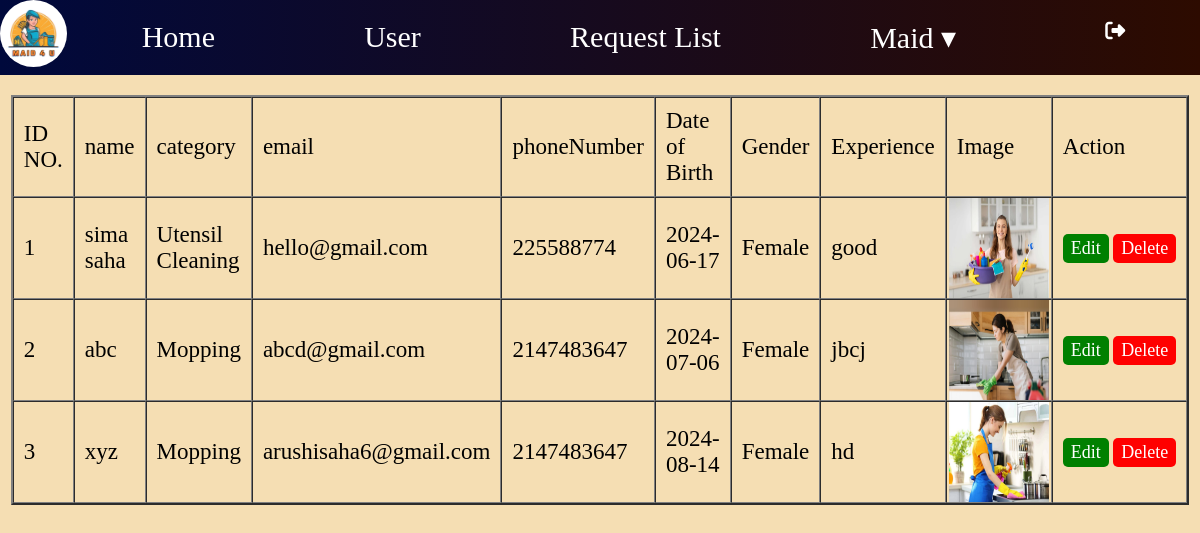
Page /maid_hiring/myadmin/maid_edit.php on the committed database.
### tables this page shows
CREATE TABLE `tblmaid` (
  `id` int(11) NOT NULL,
  `fullname` varchar(250) DEFAULT NULL,
  `category` varchar(250) NOT NULL,
  `email` varchar(250) DEFAULT NULL,
  `phoneNumber` int(10) DEFAULT NULL,
  `dob` date DEFAULT NULL,
  `gender` varchar(20) DEFAULT NULL,
  `ex` varchar(250) DEFAULT NULL,
  `image` varchar(250) DEFAULT NULL
);

### maid_hiring/myadmin/maid_edit.php (the view, shortened to what this page needs)
<?php
include_once('./adhead.php');
	$servername = "localhost";
	$database = "mhmsdb";
	$username = "root";
	$password = "";
	$conn = new mysqli($servername, $username, $password,$database);
	$sql = "SELECT * FROM tblmaid";
	$result = $conn->query($sql);
	if ($result->num_rows > 0) {?>
	<table border='2px' cellspacing='0'  class='table' width='80%'>
		<tr>
		 <td>ID NO.</td>
		 <td>name</td>
         <td>category</td>
		 <td>email</td>
         <td>phoneNumber</td>
         <td>Date of Birth</td>
         <td>Gender</td>
         <td>Experience</td>
		 <td>Image</td>
		 <td>Action</td>
		 </tr>
	<?php $k = 1;
	while($row = $result->fetch_assoc()) { ?>
		<tr>
		 <td><?php echo $k++;?></td>
		 <td><?php echo $row['fullname'];?></td>
         <td><?php echo $row['category'];?></td>
		 <td><?php echo $row['email'];?></td>
         <td><?php echo $row['phoneNumber'];?></td>
         <td><?php echo $row['dob'];?></td>
         <td><?php echo $row['gender'];?></td>
         <td><?php echo $row['ex'];?></td>
		<td style="padding:0px 2px;"><img src="<?=$row['image'] ?>" alt="Image" height="100px" width="100px"></td>
		 <td style="font-size:18px;"><p style="display:flex;"><a href="editpr.php?id=<?=$row['id']?>" class="edit" >Edit</a>&nbsp;
        <a href="delete.php?id=<?=$row['id']?>" class="delete" style="color:white;background:red;" onclick="return confirm('Are you sure want to delete this record !')">Delete</a></p></td>
		 </tr>
	<?php }
	}
?>

### maid_hiring/css/admin_panel.css (style rules this page uses)
* { padding: 0; margin: 0; }

### maid_hiring/myadmin/adhead.php (style rules this page uses)
.table td { font-size: 23px; padding: 10px; }
.table { margin: auto; margin-top: 20px; }
.table td a { text-decoration: none; background: green; color: white; border-radius: 5px; padding: 4px; padding-left: 8px; padding-right: 8px; margin: auto; }

### rows in the picture
tblmaid: fullname "sima saha", category "Utensil Cleaning", email "hello@gmail.com", phoneNumber "225588774", dob "2024-06-17", gender "Female", ex "good", image (picture)
tblmaid: fullname "abc", category "Mopping", email "abcd@gmail.com", phoneNumber "2147483647", dob "2024-07-06", gender "Female", ex "jbcj", image (picture)
tblmaid: fullname "xyz", category "Mopping", email "arushisaha6@gmail.com", phoneNumber "2147483647", dob "2024-08-14", gender "Female", ex "hd", image (picture)
